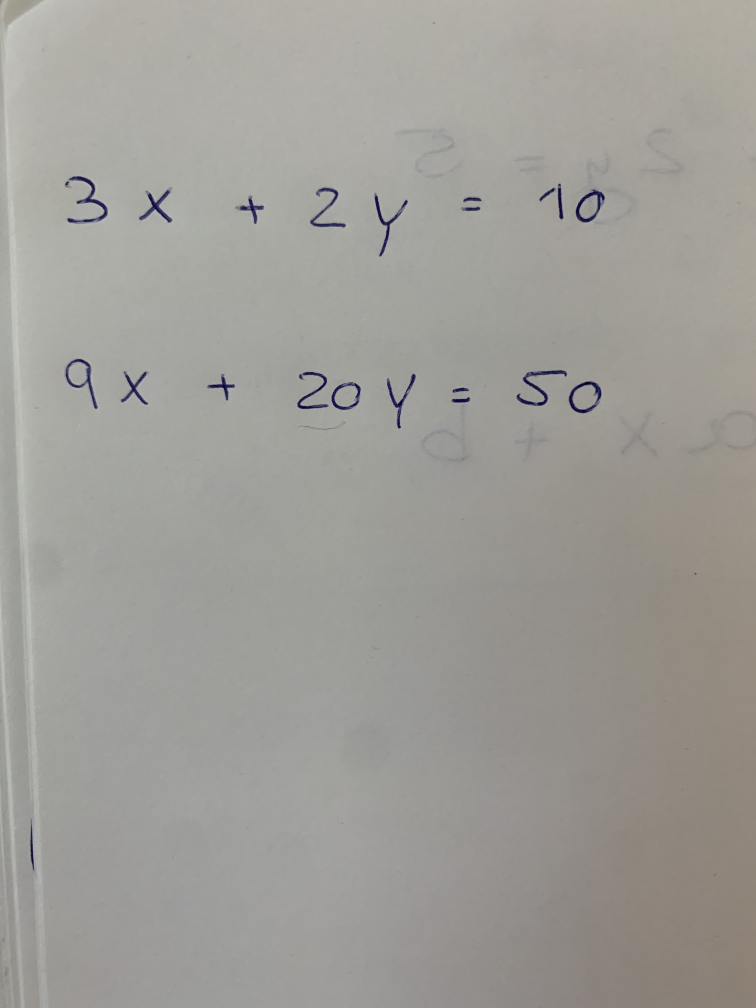
#> input picture Project/Cloudvision/HandwritingRecognition_GoogleCloudVision/images/4.JPG, 3024 x 4032 px, found by its file name (shown at 1/4 size)
$ jupyter execute white_background.ipynb
#> lines starting #> are read from the running program, lines starting #| are printed output that depends on the picture
[cell 1]
import cv2
import numpy as np

# load image and get dimensions
img = cv2.imread("images/4.jpg")
#> img is the input picture: shape (4032, 3024, 3); mean B, G, R 152.4, 157.7, 159.3
h, w, c = img.shape
#> h = 4032; w = 3024; c = 3

# create zeros mask 2 pixels larger in each dimension
mask = np.zeros([h + 2, w + 2], np.uint8)

# do floodfill
result = img.copy()
cv2.floodFill(result, mask, (0,0), (255,255,255), (3,151,65), (3,151,65), flags=8)
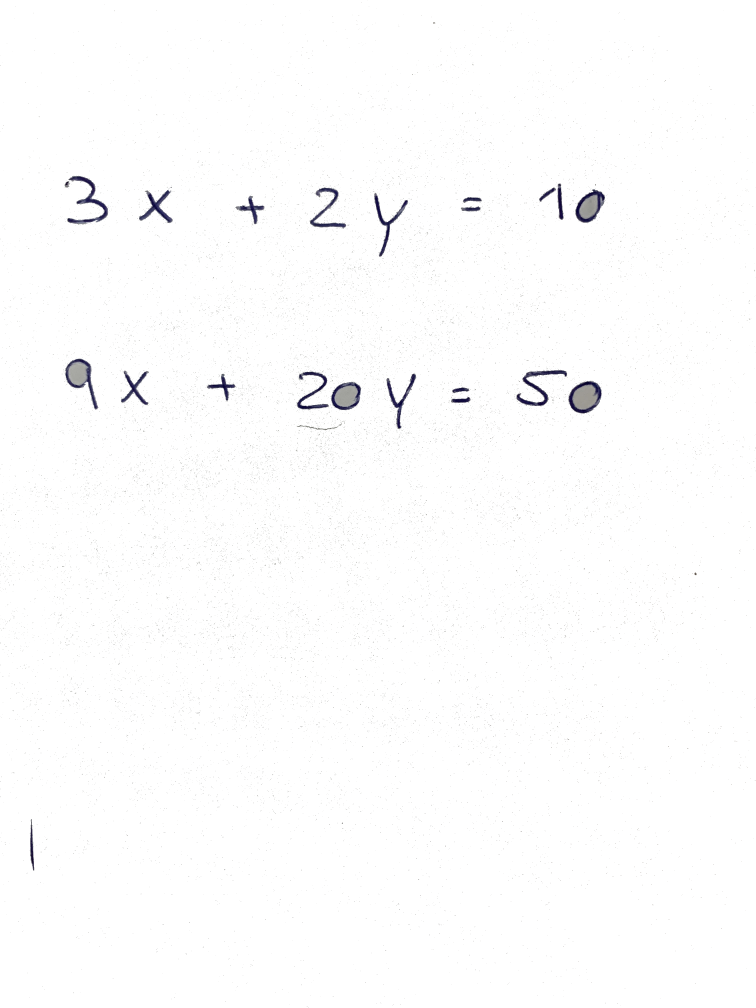
#> result: shape (4032, 3024, 3) (shown at 1/4 size); mean B, G, R 253.1, 252.9, 252.9
cv2.floodFill(result, mask, (38,313), (255,255,255), (3,151,65), (3,151,65), flags=8)
cv2.floodFill(result, mask, (363,345), (255,255,255), (3,151,65), (3,151,65), flags=8)
cv2.floodFill(result, mask, (619,342), (255,255,255), (3,151,65), (3,151,65), flags=8)

# write result to disk
cv2.imwrite("images/resultados/4.jpg", result)
#> Out = True
